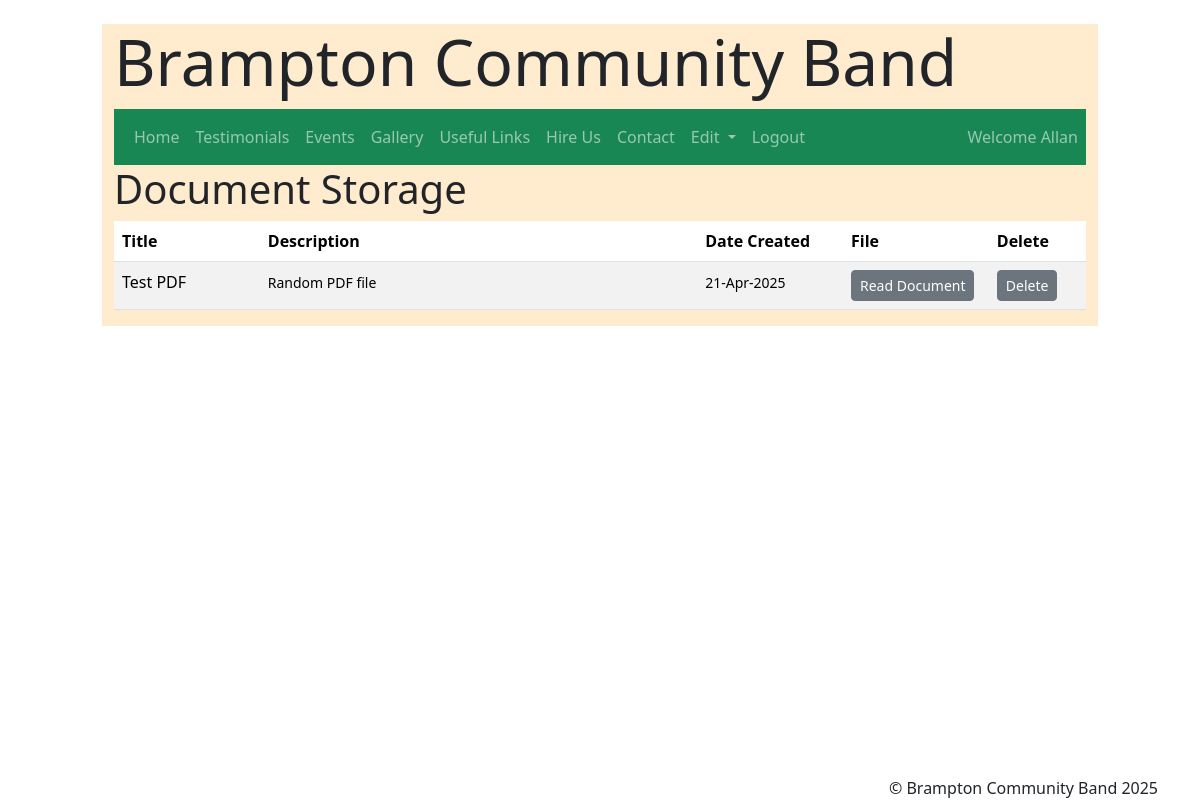
/documentMod/ (signed in), run on the app's committed database.
### pages/models.py (models this page shows, shortened)
class CustomUser(AbstractUser):
    moderator = models.BooleanField(max_length=5, null=True, blank=True, default=False)

class Documents(models.Model):
    heading = models.CharField(max_length=250)
    text = models.TextField(blank=True)
    doc_file= models.FileField(upload_to="documents/")
    article_created_at = models.DateTimeField(default=timezone.now)
    class Meta:
        ordering =['-article_created_at']

### pages/views.py (the view)
# urls.py: path('documentMod/', views.documentMod, name='documentMod'),
def documentMod(request):
    if request.user.is_authenticated:
        docs = Documents.objects.all().values()
        ordering = ['article_created_at']
        return render(request, 'documentMod.html',{'docs':docs})
    else:
        return render(request, 'login.html')

### pages/templates/documentMod.html
{% extends "base.html" %}
{% block content %}
{% load static %}
{% block page_title %}
<div class="row"><h2 class="display-6">Document Storage</h2></div>
{% endblock page_title%}
<div class="table-responsive">
<table class="table table-striped">
    <thead>
        <th scope="col">Title</th>
        <th scope="col">Description</th>
        <th scope="col">Date Created</th>
        <th scope="col">File</th>
        <th scope="col">Delete</th>
    </thead>
    <tbody>
        {% for file in docs%}
            <tr scope="row">
                <td width="15%">{{ file.heading }}</td>
                <td width=""><small>{{ file.text }}</small></td>
                <td width="15%"><small>{{ file.article_created_at|date:"d-M-Y" }}</small></td>
                <td width="15%"><a href="{% get_media_prefix %}{{ file.doc_file }}" class="btn btn-secondary btn-sm" target="-blank">Read Document</a></td>
                <td width="10%"><a href="{% url 'delete_document' file.id %}" class="btn btn-secondary btn-sm">Delete</a></td></td>
            </tr>
        {% endfor %}
    </tbody>
</table>
</div>
{% endblock content %}

### pages/templates/navbar.html (shortened to what this page needs)
      <nav class="navbar navbar-expand-lg navbar-dark bg-success">
        <div class="container">
          <div class="collapse navbar-collapse" id="navbarNavDarkDropdown">
            <ul class="navbar-nav">
                <li class="nav-item">
                <a class="nav-link" href="{% url 'index' %}">Home</a>
                </li>
                <li class="nav-item">
                <a class="nav-link" href="{% url 'testimonials' %}">Testimonials</a>
                </li>
                <li class="nav-item">
                <a class="nav-link" href="{% url 'news' %}">Events</a>
                </li>
                <li class="nav-item">
                <a class="nav-link" href="{% url 'gallery' %}">Gallery</a>
                </li>
                <li class="nav-item">
                    <a class="nav-link" href="{% url 'links' %}">Useful Links</a>
                </li>
                <li class="nav-item">
                <a class="nav-link" href="#">Hire Us</a>
                </li>
                <li class="nav-item">
                  <a class="nav-link" href="{% url 'contact' %}">Contact</a>
              </li>
                  {% if user.is_authenticated %}
                  <li class="nav-item dropdown">
                    <a class="nav-link dropdown-toggle" href="#" id="navbarDarkDropdownMenuLink" role="button" data-bs-toggle="dropdown" aria-expanded="false">
                      Edit
                    </a>
                  </li>
              <li class="nav-item">
                  <a class="nav-link" href="{% url 'logoutBCB' %}">Logout</a>
              </li>
              <li class="nav-item right">
                <a class="nav-link" href="#">Welcome {{user.first_name}}</a>
              </li>
              {% else %}
              <li class="nav-item">
                  <a class="nav-link" href="{% url 'loginBCB' %}">Login</a>
              </li>
               {% endif %}
            </ul>
          </div>
        </div>
      </nav>

### pages/static/style.css (style rules this page uses)
body { background-image: url('Instruments.png'); opacity:1; background-blend-mode: normal; background-size: cover; min-height: 100vh; }
.container-fluid { max-width: 85%; min-height: 95%; }
.right { position: absolute; right: 0; text-align: right; }

### data on the page
CustomUser: first_name "Allan"
Documents: heading "Test PDF", text "Random PDF file", article_created_at "21-Apr-2025"
